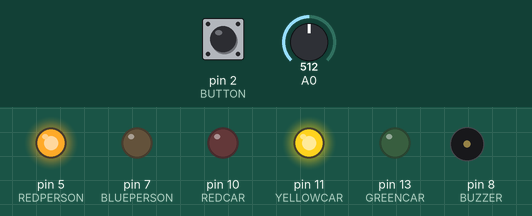
Recording of a sketch running on a simulated Arduino Uno, built with avr-gcc and run on an emulated ATmega328P. Parts: output pins drawn as LEDs (lit = HIGH), buzzer (waves = sounding). The inputs (shaded band) are chosen by the test bench; at power-on: pin 2 (BUTTON) HIGH, A0 = 512. What the sketch prints to the serial monitor is not drawn.

Above: at 0.6 s.
At 2.7 s:
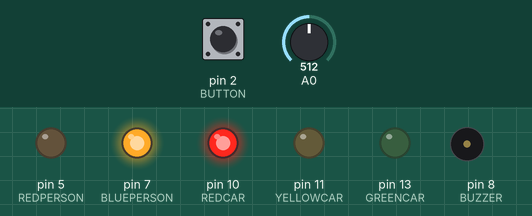
At 8.7 s:
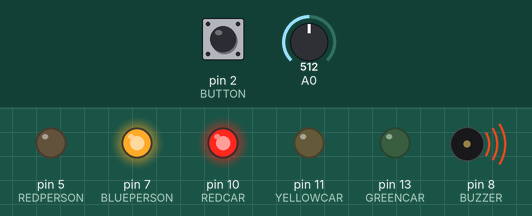
At 12.2 s:
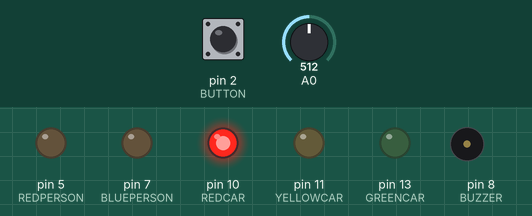
Timing chart, 0 to 17.8 s (numbered marks = the images above):
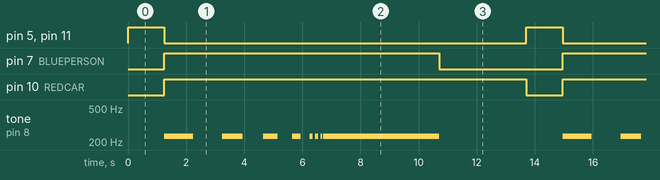

Measured:
- by itself, pin 5 (REDPERSON), pin 11 (YELLOWCAR): alternates HIGH for 1.3 s and LOW for 12.5 s
- by itself, pin 7 (BLUEPERSON): alternates HIGH for 9.5 s and LOW for 4.3 s
- by itself, pin 10 (REDCAR): alternates HIGH for 12.5 s and LOW for 1.3 s
- by itself, tone on pin 8 (BUZZER): repeats every 13.7 s: silent 1.0 s, 234 Hz 0.70 s, silent 0.70 s, 234 Hz 0.50 s, silent 0.50 s, 234 Hz 0.30 s, silent 0.30 s, 234 Hz 0.10 s, silent 0.10 s, 234 Hz 0.10 s, silent 0.08 s, 234 Hz 0.05 s, silent 0.03 s, 234 Hz 4.0 s, silent 4.3 s, 234 Hz 1.0 s

The sketch:

CODIGO-Erasmus_trafic_light.ino
```cpp
int GREENCAR = 13;
int YELLOWCAR = 11;
int REDCAR = 10;
int BLUEPERSON = 7;
int REDPERSON = 5;
int BUZZER = 8;
int BUTTON = 2;
int LIGHTSENSOR= A0;
int PUSH;
int PASSLIGHT;
void setup() {
  // put your setup code here, to run once:
 pinMode (GREENCAR, OUTPUT);
 digitalWrite (GREENCAR, HIGH);
 pinMode (YELLOWCAR, OUTPUT);
 digitalWrite (YELLOWCAR, OUTPUT);
 pinMode (REDCAR, OUTPUT);
 digitalWrite (REDCAR, LOW);
 pinMode (BLUEPERSON,OUTPUT);
 digitalWrite (BLUEPERSON, LOW);
 pinMode (REDPERSON, OUTPUT);
 digitalWrite (REDPERSON, LOW);
 pinMode (BUZZER,OUTPUT);
 pinMode(BUTTON, INPUT);
 Serial.begin(9600);

}

void loop() {
  // put your main code here, to run repeatedly:
  PUSH = digitalRead(BUTTON);
  PASSLIGHT = analogRead (A0);
  Serial.print("el valor de luz es ");
  Serial.print(PASSLIGHT);
  Serial.print("\n");
  if (PUSH == LOW && PASSLIGHT<100){
  digitalWrite(GREENCAR, HIGH);
  digitalWrite(REDCAR, LOW);
  digitalWrite(YELLOWCAR, LOW);
  digitalWrite(REDPERSON, HIGH);
  digitalWrite(BLUEPERSON, LOW);
}else{
  digitalWrite(YELLOWCAR, HIGH);
  digitalWrite(GREENCAR, LOW);
  digitalWrite(REDCAR, LOW);
  digitalWrite(BLUEPERSON, LOW);
  digitalWrite(REDPERSON, HIGH);
delay(1250);
digitalWrite(YELLOWCAR,LOW);
digitalWrite(GREENCAR, LOW);
digitalWrite(REDCAR, HIGH);
digitalWrite(BLUEPERSON, HIGH);
digitalWrite(REDPERSON, LOW);
tone(BUZZER,234);
delay(1000);
noTone(BUZZER);
delay(1000);
tone(BUZZER,234);
delay(700);
noTone(BUZZER);
delay(700);
tone(BUZZER,234);
delay(500);
noTone(BUZZER);
delay(500);
tone(BUZZER,234);
delay(300);
noTone(BUZZER);
delay(300);
tone(BUZZER,234);
delay(100);
noTone(BUZZER);
delay(100);
tone(BUZZER,234);
delay(100);
noTone(BUZZER);
delay(80);
tone(BUZZER,234);
delay(50);
noTone(BUZZER);
delay(30);
tone(BUZZER,234);
delay(4000);
noTone(BUZZER);
digitalWrite(REDCAR,HIGH);
digitalWrite(YELLOWCAR,LOW);
digitalWrite(GREENCAR,LOW);
digitalWrite(BLUEPERSON,LOW);
digitalWrite(REDPERSON,LOW);
delay(3000);


  }

}
```
